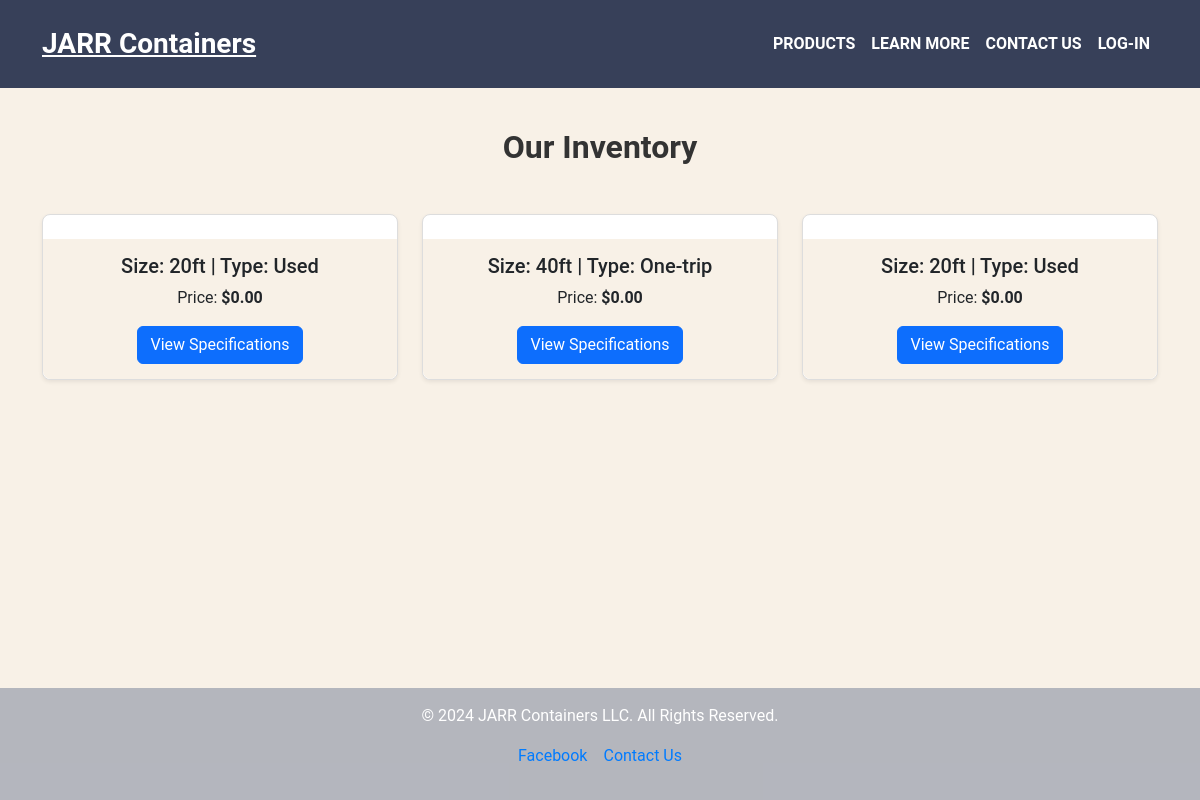
/products, run on an earlier commit of the app's database.
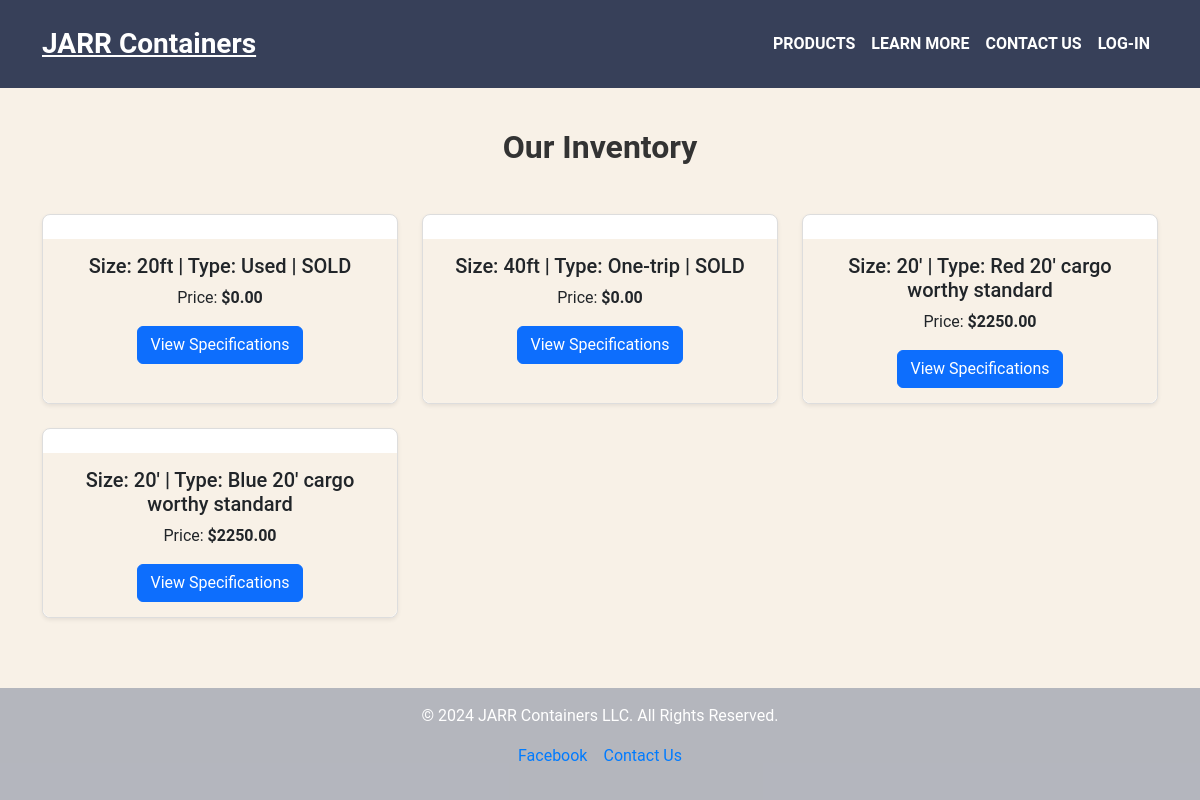
And on a later commit of the database.
### app.py (models this page shows, shortened)
class Container(db.Model):
    id = db.Column(db.Integer, primary_key=True)
    image1 = db.Column(db.String(200), nullable=True)
    image2 = db.Column(db.String(200), nullable=True)
    image3 = db.Column(db.String(200), nullable=True)
    image4 = db.Column(db.String(200), nullable=True)
    image5 = db.Column(db.String(200), nullable=True)
    price = db.Column(db.Float, nullable=False)
    size = db.Column(db.String(50), nullable=False)
    type = db.Column(db.String(50), nullable=False)
    details = db.Column(db.Text, nullable=False)

### app.py (the view)
@app.route('/products')
def products():
    containers = Container.query.all()
    return render_template('products.html', containers=containers)

### templates/products.html (shortened to what this page needs)
{% extends 'base.html' %}
{% block content %}
<section class="container py-5">
    <h2 class="text-center mb-5">Our Inventory</h2>
    <div class="row gy-4">
        {% if containers %}
            {% for container in containers %}
            <div class="col-md-6 col-lg-4">
                <div class="card w-100 h-100 shadow-sm">
                    <div class="card-body">
                        <h5 class="card-title">Size: {{ container.size }} | Type: {{ container.type }}</h5>
                        <p class="card-text">Price: <strong>${{ '{:.2f}'.format(container.price) }}</strong></p>
                        <a href="{{ url_for('product_specifications', container_id=container.id) }}" class="btn btn-primary">View Specifications</a>
                    </div>
                </div>
            </div>
            {% endfor %}
        {% else %}
        <p class="text-center">No containers are available at the moment. Please check back later!</p>
        {% endif %}
    </div>
</section>
{% endblock %}

What changed in the data, as far as the page shows it:
removed Container: size "20ft", type "Used", price "0.00"
changed Container "20ft": type "Used" → "Used | SOLD"
changed Container "40ft": type "One-trip" → "One-trip | SOLD"
added Container: size "20'", type "Red 20' cargo worthy standard", price "2250.00"
added Container: size "20'", type "Blue 20' cargo worthy standard", price "2250.00"
